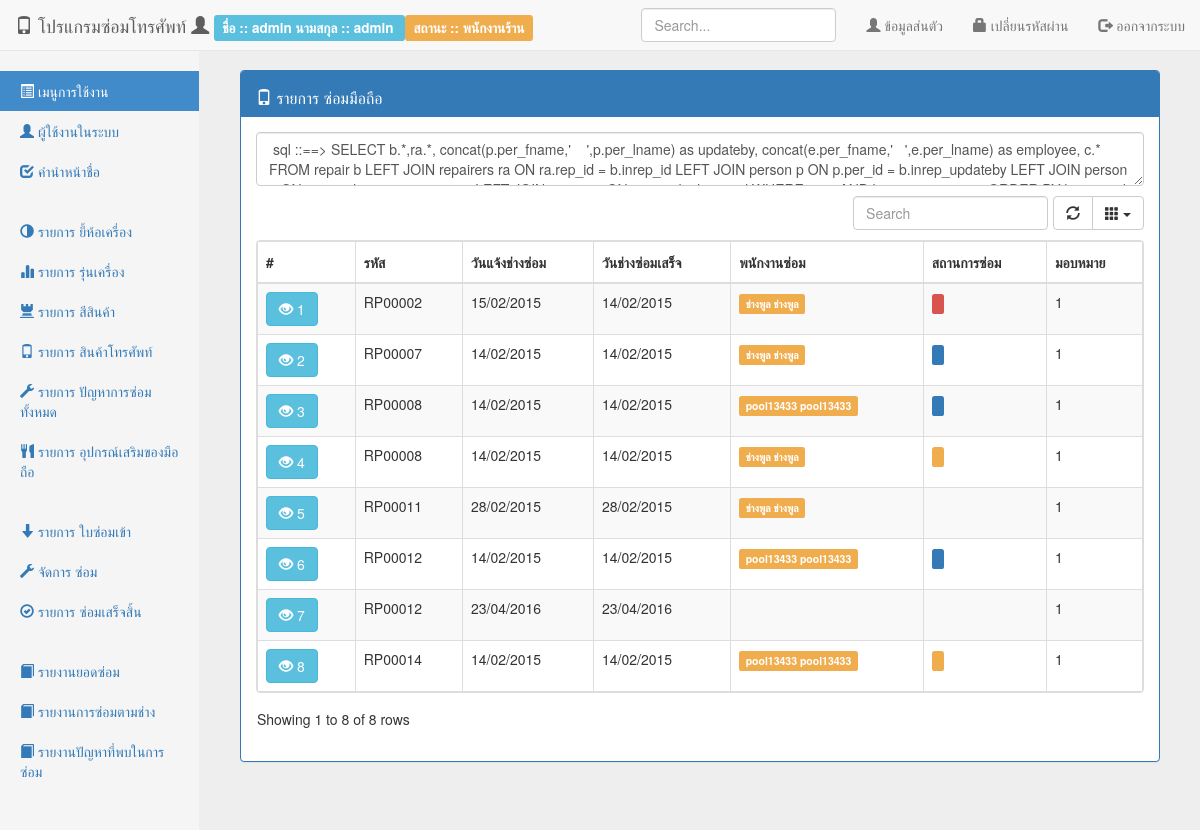
Screenshot of /src/back/index.php?page=list-repair (signed in) with the database file from the repository.
### tables this page shows
CREATE TABLE IF NOT EXISTS `repair` (
  `inrep_id` int(11) NOT NULL AUTO_INCREMENT,
  `inrep_status` int(2) NOT NULL COMMENT ' 1 => ''รอประเมิน'',   2 => ''ประเมินเสร็จสิ้น รอ อนุมัตจากเจ้าของเครื่อง'',         3 => ''อนุมัติการซ่อม จากลูกค้าเรียบร้อยแล้ว'',         4 => ''ยกเลิก/ไม่อนุมัติการซ่อม จากลูกค้า'',         5 => ''ซ่อม'',         6 => ''ซ่อมเสร็จแล้ว'',         7 => ''เกิดปัญหา'',         8 => '' รับของเสร็จสิ้น จบการซ่อม''',
  `inrep_code` varchar(20) NOT NULL,
  `per_id` int(11) NOT NULL,
  `inrep_createdate` date NOT NULL COMMENT 'วันมาซ่อม',
  `inrep_getdate` date NOT NULL COMMENT 'วันมารับของที่นัด',
  `inrep_realdate` date NOT NULL COMMENT 'วันมารับ จริง',
  `bra_id` int(11) NOT NULL,
  `mod_id` int(11) NOT NULL,
  `inrep_emi` varchar(50) NOT NULL COMMENT 'เลขเครื่อง',
  `col_id` int(11) NOT NULL,
  `inrep_remark` text NOT NULL,
  `inrep_accessory_other` text NOT NULL COMMENT 'อุปกรณ์เสริมอื่นๆ',
  `inrep_problem_other` text NOT NULL COMMENT 'ปัญหาอื่นๆ',
  `inrep_createby` int(11) NOT NULL,
  `inrep_updatedate` timestamp NOT NULL ,
  `inrep_updateby` int(11) NOT NULL,
  PRIMARY KEY (`inrep_id`)
);

CREATE TABLE IF NOT EXISTS `repairers` (
  `rep_id` int(11) NOT NULL COMMENT 'รหัสใบซ่อม',
  `rep_repairers` int(11) NOT NULL COMMENT 'รหัสผนักงาน',
  `rep_suppose_startdate` date NOT NULL COMMENT 'วันเริ่มซ่อมแบบประมาณการ',
  `rep_suppose_enddate` date NOT NULL COMMENT 'วันสิ้นสุดซ่อมแบบประมาณการ',
  `rep_estimate_date` date NOT NULL,
  `rep_estimate_status` int(2) NOT NULL DEFAULT '0' COMMENT 'สถานะประเมิน 1 = รับซ่อม ,2 = ไม่รับซ่อม เพราะ ไม่สามารถซ่อมได้',
  `rep_estimate_remark` text NOT NULL,
  `rep_estimate_price` int(11) NOT NULL DEFAULT '0',
  `rep_actual_startdate` date NOT NULL COMMENT 'เริ่มซ่อมจริง',
  `rep_actual_enddate` date NOT NULL COMMENT 'สิ้นสุดซ่อมจริง',
  `rep_status_remark` text COMMENT 'เหตุผลการส่งงาน',
  UNIQUE KEY `rep_id` (`rep_id`)
);

### src/back/list-repair.php (shortened to what this page needs)
<div class="panel panel-primary">
    <div class="panel-heading clearfix">
        <h4 class="panel-title pull-left" style="padding-top: 7.5px;">
            <i class="glyphicon glyphicon-phone"></i> รายการ ซ่อมมือถือ
        </h4>
    </div>
    <div class="panel-body">
        <div class="table-responsive">
            <table class="table table-striped table-bordered dataTable">
                <thead>
                    <tr>
                        <th>#</th>
                        <th>รหัส</th>
                        <th>วันแจ้งช่างซ่อม</th>
                        <th>วันช่างซ่อมเสร็จ</th>
                        <th>พนักงานซ่อม</th>
                        <th>สถานการซ่อม</th>
                        <th>มอบหมาย</th>
                    </tr>
                </thead>
                <tbody>
                    <?php
                    $sql_repair = "SELECT b.*,ra.*,";
                    $sql_repair .= " concat(p.per_fname,'    ',p.per_lname) as updateby,";
                    $sql_repair .= " concat(e.per_fname,'   ',e.per_lname) as employee,";
                    $sql_repair .= " c.*";
                    $sql_repair .= " FROM repair b";
                    $sql_repair .= " LEFT JOIN repairers ra ON ra.rep_id = b.inrep_id";
                    $sql_repair .= " LEFT JOIN person p ON p.per_id = b.inrep_updateby";
                    $sql_repair .= " LEFT JOIN person e ON e.per_id = ra.rep_repairers";
                    $sql_repair .= " LEFT JOIN person c ON c.per_id = b.per_id";
                    $sql_repair .= " WHERE 1=1 ";
                    $sql_repair .= " AND b.inrep_status < 6";
                    $sql_repair .= " ORDER BY b.inrep_id";
                    echo print_sql($sql_repair);
                    $query_repair = mysql_query($sql_repair) or die(mysql_error());
                    $row = 1;
                    while ($data = mysql_fetch_array($query_repair)):
                        ?>
                        <tr>
                            <td>
                                <button type="button" class="btn btn-info" data-toggle="modal" data-target="#modal-view<?= $data['inrep_id'] ?>">
                                    <i class="glyphicon glyphicon-eye-open"></i> <?= $row ?>
                                </button>
                            </td>
                            <td><?= $data['inrep_code'] ?></td>
                            <td><?= format_date('d/m/Y', $data['rep_suppose_startdate']) ?></td>
                            <td><?= format_date('d/m/Y', $data['rep_suppose_enddate']) ?></td>
                            <td>
                                <div class="label label-warning"><?= $data['employee'] ?></div>
                            </td>
                            <td>
                                <div class="label label-<?= getDataList($data['inrep_status'], listRepairStatusColor()) ?>">
                                </div>
                            </td>
                            <td>
                                <?php if ($_SESSION['person']['per_status'] == ONWER_STATUS) { ?>
                                    <?php if ($data['inrep_status'] == 1) {   ?>
                                        <a class="btn btn-primary" data-toggle="modal" data-target="#modal-repair<?= $data['inrep_id'] ?>">
                                            <i class="glyphicon glyphicon-upload"></i> มอบหมายงานซ่อม
                                        </a>
                                        <?php include '../modal/modal_assign_repair.php'; ?>
                                    <?php } else if ($data['inrep_status'] == 6 || $data['inrep_status'] == 7) { ?>
                                        <a class="btn btn-success" data-toggle="modal" data-target="#modal-finish<?= $data['inrep_id'] ?>" onclick="load_accessory(<?= $data['inrep_id'] ?>)">
                                            <i class="glyphicon glyphicon-ok-circle"></i> ส่งของลูกค้า
                                        </a>
                                        <?php include '../modal/modal_finish_repair.php'; ?>
                                    <?php } ?>
                                <?php } else { ?>
                                    <?= $_SESSION['person']['per_status'] ?>
                                <?php } ?>
                            </td>
                        </tr>
                        <?php
                        $row++;
                    endwhile;
                    ?>
                </tbody>
            </table>
        </div>
    </div>
</div>

### css/style.css (style rules this page uses)
body { padding-top: 40px; padding-bottom: 40px; background-color: #eee; }
body { padding-top: 50px; }

### rows the page displays
repair: inrep_code "RP00002", repairers.rep_suppose_startdate "15/02/2015", repairers.rep_suppose_enddate "14/02/2015", employee "ช่างพูล ช่างพูล", inrep_status 4 (drawn)
repair: inrep_code "RP00007", repairers.rep_suppose_startdate "14/02/2015", repairers.rep_suppose_enddate "14/02/2015", employee "ช่างพูล ช่างพูล", inrep_status 2 (drawn)
repair: inrep_code "RP00008", repairers.rep_suppose_startdate "14/02/2015", repairers.rep_suppose_enddate "14/02/2015", employee "pool13433 pool13433", inrep_status 2 (drawn)
repair: inrep_code "RP00008", repairers.rep_suppose_startdate "14/02/2015", repairers.rep_suppose_enddate "14/02/2015", employee "ช่างพูล ช่างพูล", inrep_status 1 (drawn)
repair: inrep_code "RP00011", repairers.rep_suppose_startdate "28/02/2015", repairers.rep_suppose_enddate "28/02/2015", employee "ช่างพูล ช่างพูล"
repair: inrep_code "RP00012", repairers.rep_suppose_startdate "14/02/2015", repairers.rep_suppose_enddate "14/02/2015", employee "pool13433 pool13433", inrep_status 2 (drawn)
repair: inrep_code "RP00012", rep_suppose_startdate "23/04/2016", rep_suppose_enddate "23/04/2016"
repair: inrep_code "RP00014", repairers.rep_suppose_startdate "14/02/2015", repairers.rep_suppose_enddate "14/02/2015", employee "pool13433 pool13433", inrep_status 1 (drawn)

### other values shown
$per_fname "admin"
$per_lname "admin"
getDataList($per_status, listPersonStatus()) "พนักงานร้าน"
